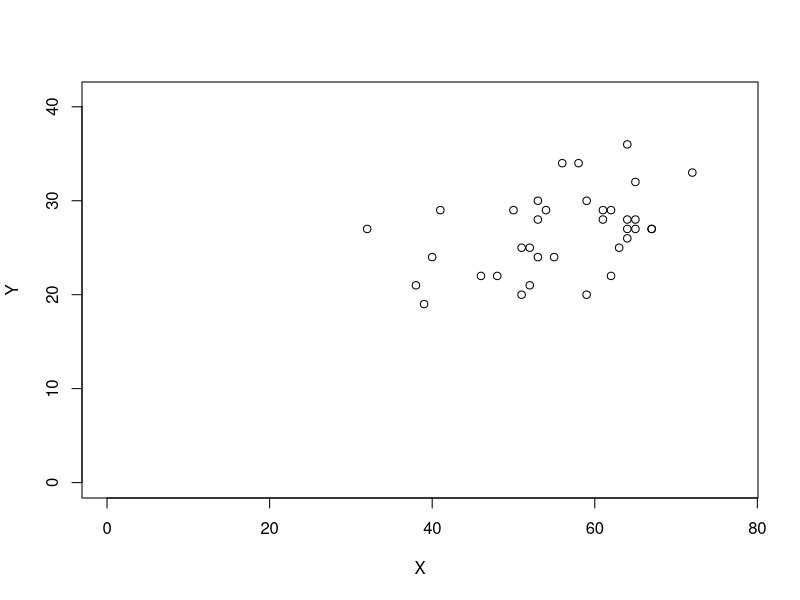
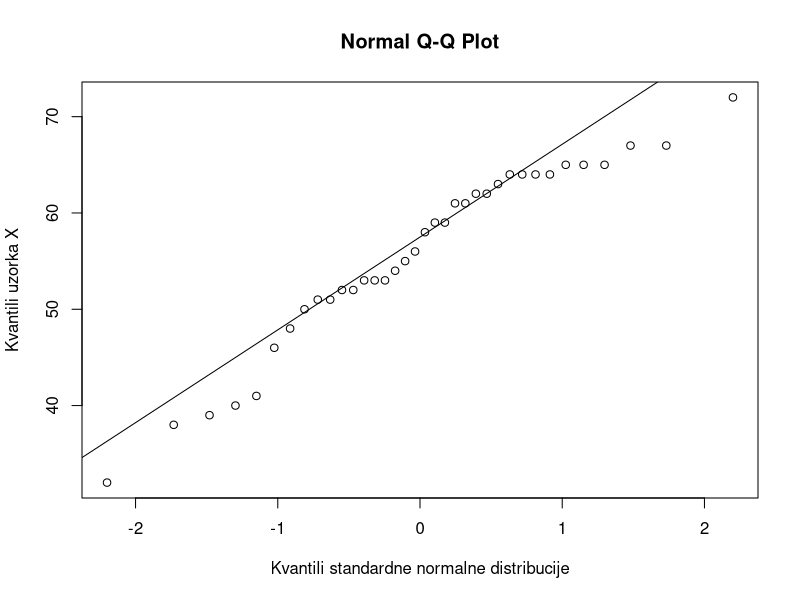
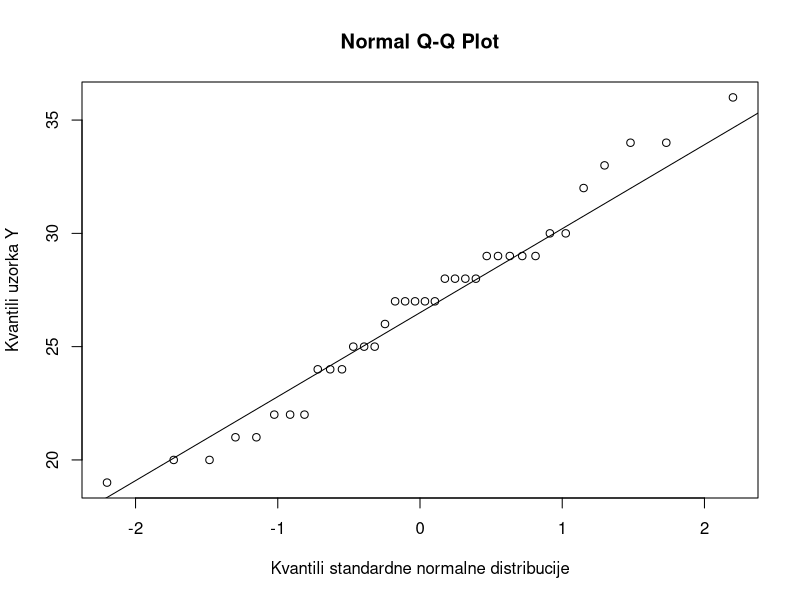
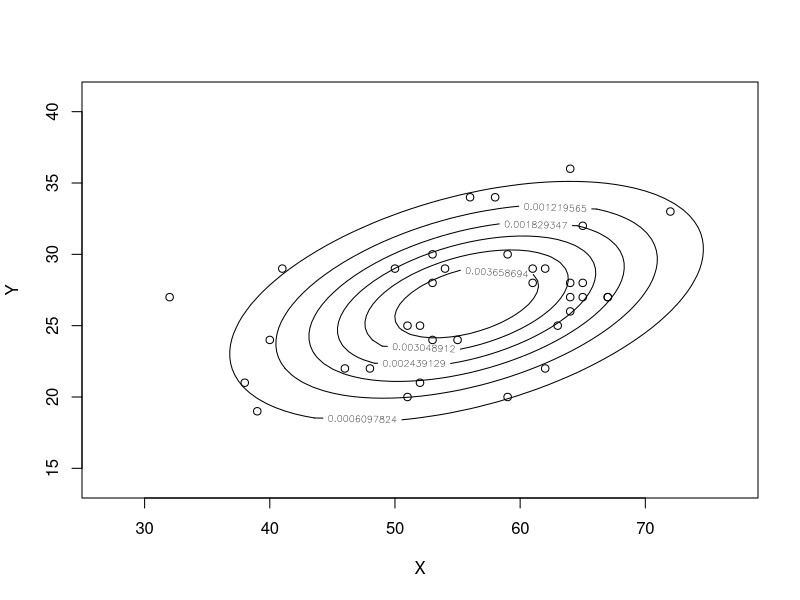

Reproduce these figures in R, in order.
## ---- chunk 1
# 
knitr::opts_chunk$set(echo = TRUE)
## ---- chunk 2
# TODO line break
X = c(41, 39, 53, 67, 61, 67, 46, 50, 55, 72, 63, 59, 53, 62, 65, 48, 32, 64, 59, 54, 52, 64, 51, 62, 56, 38, 52, 40, 65, 61, 64, 64, 53, 51, 58, 65)
Y = c(29, 19, 30, 27, 28, 27, 22, 29, 24, 33, 25, 20, 28, 22, 27, 22, 27, 28, 30, 29, 21, 36, 20, 29, 34, 21, 25, 24, 32, 29, 27, 26, 24, 25, 34, 28)

summary(X)
summary(Y)
## ---- chunk 3
plot(X, Y, xlim = c(0, max(X)+5), ylim = c(0, max(Y)+5))
## ---- chunk 4
qqnorm(X, xlab = "Kvantili standardne normalne distribucije", ylab = "Kvantili uzorka X")
qqline(X)
qqnorm(Y, xlab = "Kvantili standardne normalne distribucije", ylab = "Kvantili uzorka Y")
qqline(Y)
## ---- chunk 5
require(nortest)
## ---- chunk 6
lillie.test(X)
lillie.test(Y)
## ---- chunk 7
chi2x = pearson.test(X, adjust = TRUE)
chi2x
chi2x$n.classes
pearson.test(X, adjust = FALSE)$p.value


chi2y = pearson.test(Y, adjust = TRUE)
chi2y
chi2y$n.classes
pearson.test(Y, adjust = FALSE)$p.value
## ---- chunk 8
mu_X = mean(X)
mu_Y = mean(Y)

var_X = var(X)
var_Y = var(Y)

alpha = 1 - 0.95
N = length(X)
z_alpha_2 = qnorm(1 - alpha/2)

mu_X_sd = sqrt(var_X / N)
mu_X_conf = c(mu_X - mu_X_sd, mu_X + mu_X_sd)
mu_X
mu_X_conf

mu_Y_sd = sqrt(var_Y / N)
mu_Y_conf = c(mu_Y - mu_Y_sd, mu_Y + mu_Y_sd)
mu_Y
mu_Y_conf

chi2_qs = qchisq(c(alpha/2, 1 - alpha/2), df = N - 1)

var_X_conf = c((N - 1) * var_X / chi2_qs[2], (N - 1) * var_X / chi2_qs[1])
var_X
var_X_conf

var_Y_conf = c((N - 1) * var_Y / chi2_qs[2], (N - 1) * var_Y / chi2_qs[1])
var_Y
var_Y_conf

rho = cor(X, Y)
z = atanh(rho)
z_sd = z_alpha_2 / sqrt(N - 3)
rho_conf = c(tanh(z - z_sd), tanh(z + z_sd))
# ekvivalentno gornjemu
#rho_conf = cor.test(X, Y, method = "pearson", conf.level = 0.95)$conf.int # Fisher z-transform
rho
rho_conf
## ---- chunk 9
require(mvtnorm)
## ---- chunk 10
x = seq(0, max(X) + 5, length.out = 100)
y = seq(0, max(Y) + 5, length.out = 100)
z = matrix(0, nrow = length(x), ncol = length(y))

ps = seq(6, 31, 5)/36
p_to_level = function(p) (1 - p) / (2 * pi * sqrt(var_X * var_Y * (1 - rho^2)))
levels = lapply(ps, p_to_level)

means = c(mu_X, mu_Y)
covs = cov(cbind(X, Y))

for (i in 1:length(x)) {
  for (j in 1:length(y)) {
    z[i, j] <- dmvnorm(c(x[i], y[j]), mean = means, sigma = covs);
  }
}

plot(X, Y, xlim = c(min(X)-5, max(X)+5), ylim = c(min(Y)-5, max(Y)+5))
contour(x, y, z, levels = levels, add = TRUE)

points = cbind(X, Y)
densities = dmvnorm(points, mean = means, sigma = covs)
bins = list()

levels2 = c(p_to_level(0), levels, p_to_level(1))
for (i in 1:(length(levels2) - 1)) {
  upper = levels2[i]
  lower = levels2[i+1]
  bins[[i]] = points[lower < densities & densities <= upper, 1:2]
}
## ---- chunk 11
cor.test(X, Y, method = "pearson", alternative = "two.sided")
## ---- chunk 12
z = atanh(0.5)
z_sd = z_alpha_2 / sqrt(N - 3)
rho_conf = c(tanh(z - z_sd), tanh(z + z_sd))
rho
rho_conf

# p-value, two-sided alternative
p_low = pnorm(atanh(rho), mean = atanh(0.5), sd = 1/sqrt(N-3))
2 * min(p_low, 1 - p_low)
## ---- chunk 13
df = length(bins) - 1
chi2_95 = qchisq(0.95, df = df)
chi2_90 = qchisq(0.90, df = df)

observed = sapply(bins, length)/2
expected = N * diff(c(0, ps, 1))

expected
observed

chi2_xy = sum((observed - expected)^2/expected)

pchisq(chi2_xy, df=df, lower.tail = FALSE)
c(chi2_xy, chi2_90, chi2_95)
